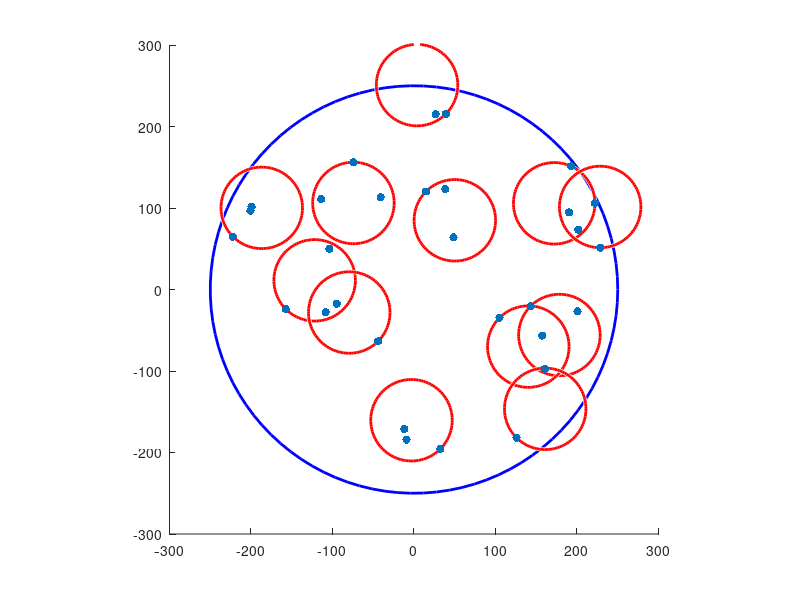

Write MATLAB code to recreate this figure.
clear,clc

%primitives
nPoints = 30; %number of targets
rad = 50; %radius of look
scanRad = 5*rad; %scanning limit of beam
circles = zeros(nPoints,2); %prealloc space for solution
numCircles = 0; %start with 0 circles
dpTarget = 8; %number of circles per target

%pick points
x = rand(nPoints,2);
x(:,1) = sqrt(x(:,1)).*scanRad;
x(:,2) = x(:,2)*2*pi;
x = [x(:,1).*cos(x(:,2)),x(:,1).*sin(x(:,2))];
y = ones(nPoints,1);

%generate dpTarget disks per target
angle = (1:dpTarget)*(2*pi/dpTarget);
nn = rad.*[cos(angle)',sin(angle)'];

%select disks greedily
sum1 = 0;
for i=1:nPoints
    if y(i) == 0 %if a point was previously covered then skip
        continue
    end
    currentMaxEnclosed = 0;
    currentCenter = [0,0];
    for j = 1:dpTarget
        tempCenter = x(i,:)+nn(j,:);
        tempEnclosed = sum(sqrt(sum(bsxfun(@minus,tempCenter,x)'.^2,1))'<=rad+0.01 .* y);
        if(tempEnclosed>currentMaxEnclosed)
            currentCenter = tempCenter;            
            currentMaxEnclosed = tempEnclosed;
        end
    end
    y = max(y-(sqrt(sum(bsxfun(@minus,currentCenter,x)'.^2,1))'<=rad+0.01),0);
    numCircles = numCircles + 1;
    sum1 = sum1 + currentMaxEnclosed;
    circles(numCircles,:) = currentCenter;
    if max(y)<1 %if all points are covered then conclude disk selection
        break
    end
end

%draw points and circles
% [idx, C] = kmeans(x,numCircles);
% x1 = min(x(:,1)):1:max(x(:,1));
% x2 = min(x(:,2)):1:max(x(:,2));
% [x1G,x2G] = meshgrid(x1,x2);
% XGrid = [x1G(:),x2G(:)]; % Defines a fine grid on the plot
% idx2Region = kmeans(XGrid,numCircles,'MaxIter',1,'Start',C);
% gscatter(XGrid(:,1),XGrid(:,2),idx2Region);
% hold on
scatter(x(:,1),x(:,2),'filled');
hold on
viscircles([0,0],scanRad,'Color','b');
for k=1:nPoints
    if abs(circles(k,1))>0
        viscircles(circles(k,:),rad);
    end
end
ax = scanRad + rad;
axis([-ax,ax,-ax,ax]);
axis('square');



